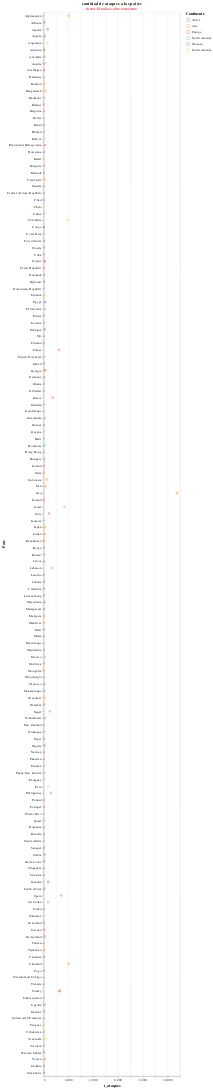

Notebook source saved alongside this figure:
### Code cell
alt.Chart(terrorismo).mark_point(). encode( x = alt.X("t_ataques:Q"), y = alt.Y("Pais:N"), color ="Continente", tooltip=["t_ataques"]).interactive().properties(title={"text" : ["cantidad de ataques a los paises"], "subtitle" :["fuente:Estudios sobre terrorismo"], "color": "black", "subtitleColor" : "red"  })

### Figure 1 — Vega-Lite specification as saved in the notebook (floating-point values rounded to 4 significant figures; data arrays with more than 128 entries replaced by an {"elided": "..."} marker saying what was removed)
{"config": {"view": {"continuousWidth": 400, "continuousHeight": 300}}, "data": {"name": "data-605c99f9e89fd66a13f5d1ca435603b1"}, "mark": "point", "encoding": {"color": {"type": "nominal", "field": "Continente"}, "tooltip": [{"type": "quantitative", "field": "t_ataques"}], "x": {"type": "quantitative", "field": "t_ataques"}, "y": {"type": "nominal", "field": "Pais"}}, "selection": {"selector003": {"type": "interval", "bind": "scales", "encodings": ["x", "y"]}}, "title": {"text": ["cantidad de ataques a los paises"], "subtitle": ["fuente:Estudios sobre terrorismo"], "color": "black", "subtitleColor": "red"}, "$schema": "https://vega.github.io/schema/vega-lite/v4.8.1.json", "datasets": {"data-605c99f9e89fd66a13f5d1ca435603b1": {"elided": "163 records"}}}
